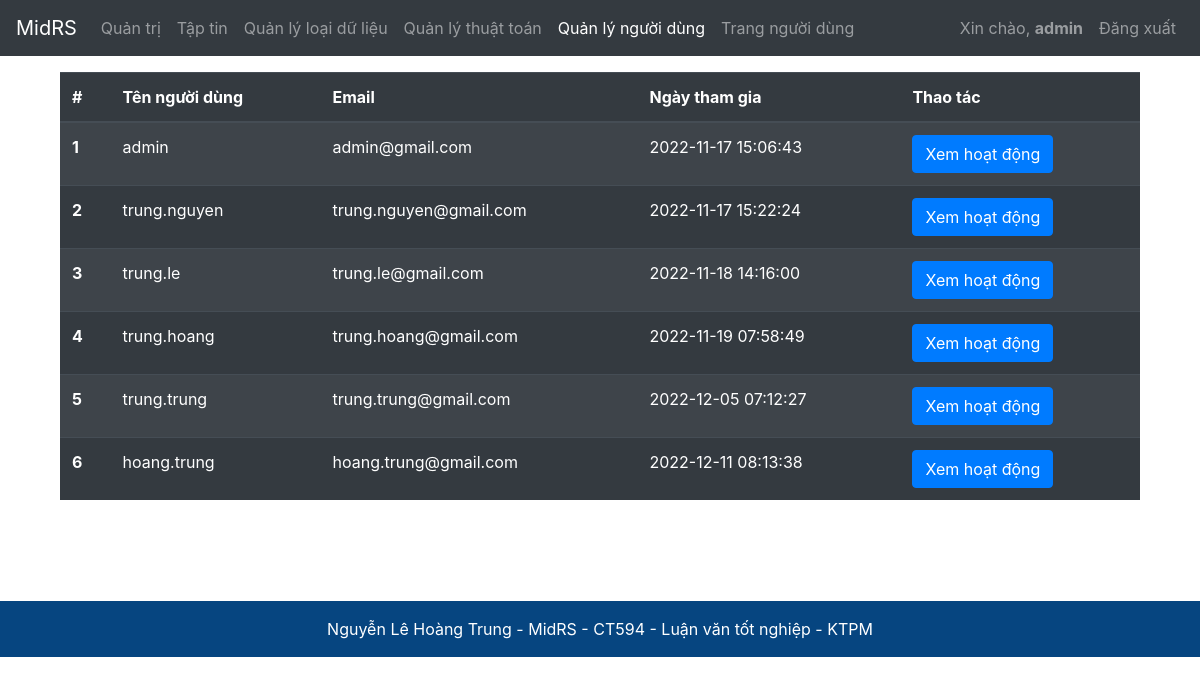
The app's page /users (signed in) with its own data.
### app/models.py (models this page shows, shortened)
class Users(db.Model,UserMixin):
    id = db.Column(db.Integer(), primary_key=True)
    user_name = db.Column(db.String(length=30), nullable=False, unique=True)
    password_hash = db.Column(db.String(length=60), nullable=False)
    email_address = db.Column(db.String(length=50), nullable=False, unique=True)
    is_admin = db.Column(db.Boolean(), default=False, nullable=False)
    created_at = db.Column(db.DateTime, server_default=db.func.now())
    updated_at = db.Column(db.DateTime, server_default=db.func.now(), server_onupdate=db.func.now())
    files = db.relationship('Files', backref='files_user', lazy=True)
    @property
    def password(self):
        return self.password

### app/routes.py (the view)
@app.route("/users")
@login_required
def user_page():
    users = Users.query.all()
    return render_template("user_page.html", users=users)

### app/models.py (called while the page is built)
@login_manager.user_loader
def load_user(user_id):
    return Users.query.get(int(user_id))

### app/templates/user_page.html (shortened to what this page needs)
{% extends "admin_base_layout.html" %}
{% set active_page = "user_page" %}
{% block body %}
<div class="container">
  <table class="table table-striped table-dark">
    <thead>
      <tr>
        <th scope="col">#</th>
        <th scope="col">Tên người dùng</th>
        <th scope="col">Email</th>
        <th scope="col">Ngày tham gia</th>
        <th scope="col">Thao tác</th>
      </tr>
    </thead>
    <tbody>
      {% for user in users %}
        <tr>
          <th scope="row">{{loop.index}}</th>
          <td>{{user.user_name}}</td>
          <td>{{user.email_address}}</td>
          <td>{{user.created_at}}</td>
          <td>
            <a class="btn btn-primary" href="{{url_for('activity_user_page', id=user.id)}}" role="button">Xem hoạt động</a>
          </td>
        </tr>
      {% endfor %}
    </tbody>
  </table>
</div>
{% endblock %}

### app/templates/admin_base_layout.html (shortened to what this page needs)
<!DOCTYPE html>
<html lang="en">
	<head>
		<link
			rel="stylesheet"
			href="https://cdn.jsdelivr.net/npm/bootstrap@4.5.3/dist/css/bootstrap.min.css"
 />
	</head>
	<body>
		{%
			set navigation_bar = [
				(url_for('admin_page'), 'admin_page', 'Quản trị'),
				(url_for('admin_file_page'), 'admin_file_page', 'Tập tin'),
				(url_for('admin_type_page'), 'type_page', 'Quản lý loại dữ liệu'),
				(url_for('admin_algorithm_page'), 'algorithm_page', 'Quản lý thuật toán'),
				(url_for('user_page'), 'user_page', 'Quản lý người dùng'),
				(url_for('home_page'), 'home_page', 'Trang người dùng'),
				]
				%}
				{% set active_page = active_page|default('admin_page') %}
		<nav class="navbar navbar-expand-md navbar-dark bg-dark sticky-top">
			<a
				class="navbar-brand"
				href="#"
				>MidRS</a
			>
			<div
				class="collapse navbar-collapse"
				id="navbarToggleExternalContent">
				<ul class="navbar-nav mr-auto mt-2 mt-lg-0">
					{% for href, id, caption in navigation_bar %}
						<li
							{% if id == active_page %}
								class="nav-item active"
							{% else %}
								class="nav-item"
							{% endif%}
						>
							<a class="nav-link" href="{{ href|e }}">{{ caption|e }}</a>
						</li>
					{% endfor %}
				</ul>
				{% if current_user.is_authenticated %}
					<ul class="navbar-nav ">
						<li class="nav-item ">
							<a class="nav-link" href="#">Xin chào, <b>{{ current_user.user_name }}</b></a>
						</li>
						<li class="nav-item">
							<a class="nav-link" href="{{url_for('logout')}}">Đăng xuất</a>
						</li>
					</ul>
				{% endif %}
			</div>
		</nav>
		<div class="container mt-3" style="min-height: 529px;">
			{% block body %}
			{% endblock %}
		</div>
	</body>
	<section class="">
		<footer class="text-center text-white" style="background-color: #0756a0;">
		  <div class="text-center p-3" style="background-color: rgba(0, 0, 0, 0.2);">
			Nguyễn Lê Hoàng Trung - MidRS -
			<a class="text-white" target="_blank" href="http://www.cit.ctu.edu.vn/decuong/CT594.pdf">CT594 - Luận văn tốt nghiệp - KTPM</a>
		  </div>
		</footer>
	</section>
</html>

### records on screen
Users: user_name "admin", email_address "admin@gmail.com", created_at "2022-11-17 15:06:43"
Users: user_name "trung.nguyen", email_address "trung.nguyen@gmail.com", created_at "2022-11-17 15:22:24"
Users: user_name "trung.le", email_address "trung.le@gmail.com", created_at "2022-11-18 14:16:00"
Users: user_name "trung.hoang", email_address "trung.hoang@gmail.com", created_at "2022-11-19 07:58:49"
Users: user_name "trung.trung", email_address "trung.trung@gmail.com", created_at "2022-12-05 07:12:27"
Users: user_name "hoang.trung", email_address "hoang.trung@gmail.com", created_at "2022-12-11 08:13:38"

### other values on screen
{{ caption|e }} "Quản trị" "Tập tin" "Quản lý loại dữ liệu" "Quản lý thuật toán" "Quản lý người dùng" "Trang người dùng"
